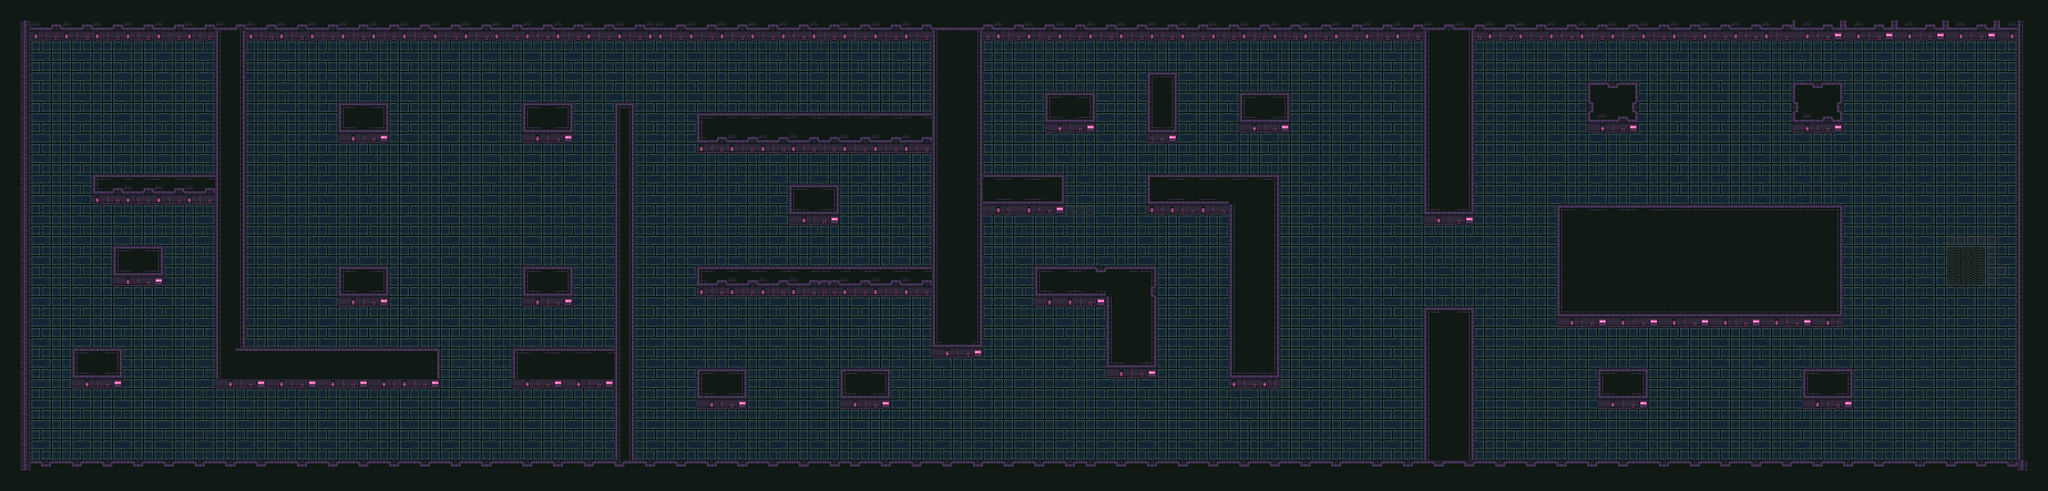

A level layout from a 2D game, rendered from its tile map. Below: a short description, then the map file with tile-grid data replaced by summaries:
An orthogonal 200x48 tile map with 16x16 px tiles, 3 tile layers (Слой тайлов 2, Слой тайлов 3, Слой тайлов 1), 2 tilesets.

<map version="1.10" tiledversion="1.10.2" orientation="orthogonal" renderorder="right-down" width="200" height="48" tilewidth="16" tileheight="16" infinite="0" nextlayerid="4" nextobjectid="1">
 <tileset firstgid="1" name="tileset-top-down-sci-fi" tilewidth="16" tileheight="16" tilecount="198" columns="18">
  <image source="tileset-top-down-sci-fi.png" width="288" height="176" />
 </tileset>
 <tileset firstgid="199" name="preview-top-down-sci-fi" tilewidth="16" tileheight="16" tilecount="198" columns="18">
  <image source="preview-top-down-sci-fi.png" width="288" height="176" />
 </tileset>
 <layer id="2" name="Слой тайлов 2" width="200" height="48">
  <data>[9600 cells, 1975 non-empty, 3 distinct tile ids]</data>
 </layer>
 <layer id="3" name="Слой тайлов 3" width="200" height="48">
  <data>[9600 cells, 16 non-empty, 1 distinct tile ids]</data>
 </layer>
 <layer id="1" name="Слой тайлов 1" width="200" height="48">
  <data>[9600 cells, 9600 non-empty, 54 distinct tile ids]</data>
 </layer>
</map>
